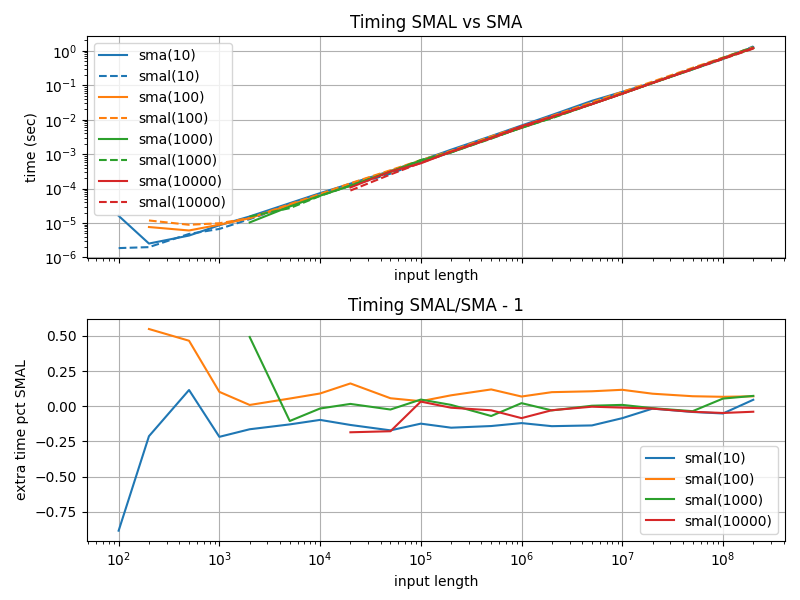

This figure's Python source:
import numpy as np
import os
import timeit
from screamer import SMA, SMAL
import matplotlib.pyplot as plt

# Define a helper function to time a function call
def time_function(func, *args):
    start_time = timeit.default_timer()  # Record start time
    result = func(*args)  # Call the function
    end_time = timeit.default_timer()  # Record end time
    return result, end_time - start_time  # Return result and time taken

fig, axs = plt.subplots(2,1, figsize=(8,6), sharex=True)

for i, delay in enumerate([10, 100, 1000, 10_000]):
    print(i, 'delay', delay)

    Ns = []
    time1s = []
    time2s = []

    for N_ in [100, 1000, 10_000, 100_000, 1_000_000, 10_000_000, 100_000_000]:
        for n_factor in [1,2,5]:
            N = N_ * n_factor

            if N > 200_000_000:
                continue

            if delay > 0.9 * N:
                continue

            x = np.random.normal(size=N)

            # Variant 1 (Lag)
            lag1 = SMA(delay)
            y1, time1 = time_function(lag1.transform, x)  # Time variant 1
            time1s.append(time1)

            # Variant 2 (Lagq)
            lag2 = SMAL(delay)
            y2, time2 = time_function(lag2.transform, x)  # Time variant 2
            time2s.append(time2)

            Ns.append(N)

            # Output the results
            print(f"N={N}, delay={delay}, time1={time1:.6f}s, time2={time2:.6f}s")
        
    axs[0].loglog(Ns, time1s, color=f'C{i}', label=f'sma({delay})')
    axs[0].loglog(Ns, time2s, color=f'C{i}', ls='--', label=f'smal({delay})')
    axs[1].semilogx(Ns, np.array(time2s) / np.array(time1s) - 1, color=f'C{i}', label=f'smal({delay})')

axs[0].grid()
axs[0].set_xlabel('input length')
axs[0].set_ylabel('time (sec)')
axs[0].legend()
axs[0].set_title('Timing SMAL vs SMA')

axs[1].grid()
axs[1].set_xlabel('input length')
axs[1].set_ylabel('extra time pct SMAL')
axs[1].legend()
axs[1].set_title('Timing SMAL/SMA - 1')

plt.tight_layout()


# Get the directory of the current script
script_dir = os.path.dirname(os.path.abspath(__file__))

# Define the path to save the plot in the same directory as the script
save_path = os.path.join(script_dir, 'time_sma_vs_smal.png')

# Save the plot
plt.savefig(save_path)

